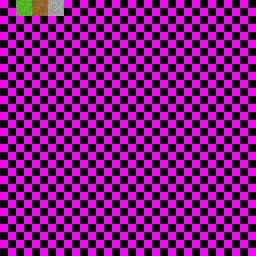

The script that saved this image:
from PIL import Image
import os

CELL_SIZE = 16
GRID_SIZE = 16
ATLAS_SIZE = CELL_SIZE * GRID_SIZE

PURPLE = (255, 0, 255)
BLACK = (0, 0, 0)

atlas = Image.new('RGB', (ATLAS_SIZE, ATLAS_SIZE), (0, 0, 0))

for cell_x in range(GRID_SIZE):
    for cell_y in range(GRID_SIZE):
        base_x = cell_x * CELL_SIZE
        base_y = cell_y * CELL_SIZE
        
        for px in range(CELL_SIZE):
            for py in range(CELL_SIZE):
                if px < 8 and py < 8:
                    color = PURPLE
                elif px >= 8 and py >= 8:
                    color = PURPLE
                else:
                    color = BLACK
                
                atlas.putpixel((base_x + px, base_y + py), color)

for x in range(1,256):
    fname = f"{x}.png"
    if os.path.exists(fname):
        try:
            tex=Image.open(fname).resize((CELL_SIZE, CELL_SIZE))
            cell_x=x%GRID_SIZE
            cell_y=x//GRID_SIZE
            atlas.paste(tex,(cell_x * CELL_SIZE, cell_y * CELL_SIZE))
            print(x)
        except:
            pass

atlas.save('atlas.png')
